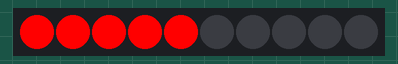
The sketch below on a simulated Arduino Uno, built with avr-gcc and run on an emulated ATmega328P. On the bench: 10 RGB LEDs in strip order, left to right.

Above: at 0.06 s.
At 112.32 s:
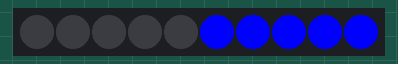

The sketch:

Kod.ino
```cpp
#include <FastLED.h> // Kütüphane
#define NUM_LEDS 10 // Led sayısı
#define DATA_PIN 7 // ledin bağlı olduğu pin
CRGB leds[NUM_LEDS]; // led dizemiz (liste de denebilir)
int Fast_Delay = 125; // bekleme süresi
void setup() {
  FastLED.addLeds<WS2812B, DATA_PIN, GRB>(leds, NUM_LEDS); //Fastled'e ledleri ekledik
  FastLED.setBrightness(255); // parlaklığı max yaptık 0 - 255
}

void loop() {
  for (int i = 0; i < 3; i++) { // 3 defa
    LedOn(0,5,255,0,0); // 0-5 ledleri kırmızı yakıyoruz
    delay(Fast_Delay); // bekliyoruz
    LedOn(0,5,0,0,0); // 0-5 ledleri kapatıyoruz
    delay(Fast_Delay); //bekliyoruz
  }
  for (int i = 0; i < 3; i++) { // 3 def
    LedOn(5,10,0,0,255); // 5-10 ledleri mavi yakıyoruz
    delay(Fast_Delay); // bekliyoruz
    LedOn(5,10,0,0,0); // 5-10 ledleri kapatıyoruz
    delay(Fast_Delay); // bekliyoruz.
  }
}
// Kodumuz çok uzun olmasın diye bir fonksiyon yazmak istedim.
// bu fonksiyon 5 parametre alıyor.
// ilk 2 si başlangıç ve bitiş led sayıları
// diğer 3 ü ise RGB olarak ledlerin hangi renk olacağını belirleyen sayılardır.
// Fonksiyon kullanarak kodlarınız kısa, düzenli ve anlaşılır şekilde yazabilirsiniz.
void LedOn(int first,int last, int R, int G, int B){
  for(int i=first;i<last;i++){
     leds[i].setRGB(R,G,B);
  }
  FastLED.show();
}
```
